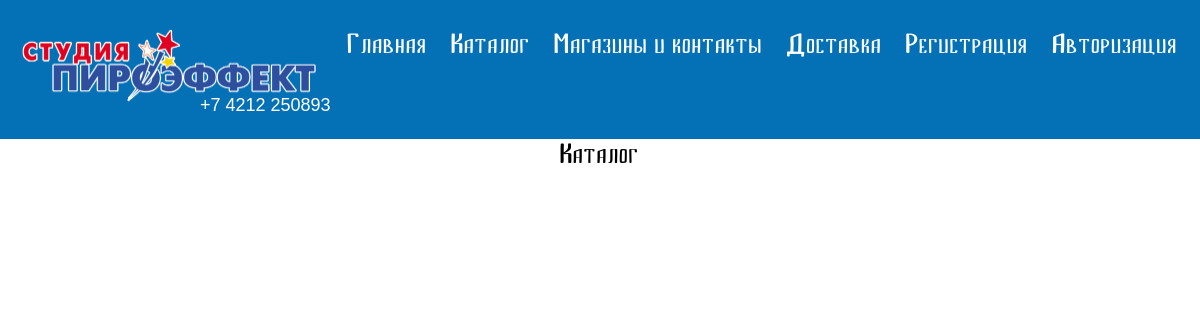
The app's page /catalog/, older data.
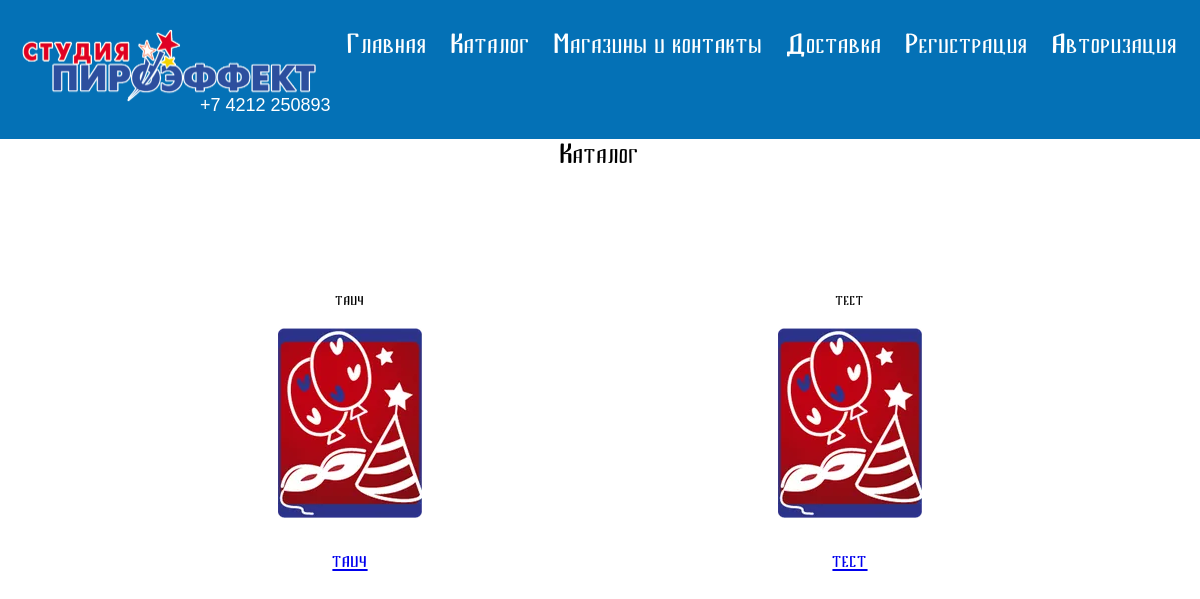
The same page, newer data.
### pirotehnika_app/models.py (models this page shows, shortened)
class CategoryProducts(models.Model):
    name = models.CharField(max_length=250, verbose_name='Название')
    slug = models.SlugField()
    description = models.TextField(
        verbose_name='Описание', null=True, blank=True)
    products = models.ManyToManyField(
        Products, verbose_name='Продукт', related_name='products')
    image = models.ImageField(
        upload_to='images/covers/', null=True, blank=True)
    def get_absolute_url(self):
        return reverse('product_detail', kwargs={'product_slug': self.slug})
    class Meta:
        verbose_name = 'Категория продукции'
        verbose_name_plural = 'Категории продукции'

### pirotehnika_app/views.py (the view)
# urls.py: path('catalog/', ProductsViewCatalog.as_view(), name='catalog'),
class ProductsViewCatalog(views.View):
    def get(self, request, **kwargs):
        products = CategoryProducts.objects.all()
        context = {
            'products': products,
        }
        return render(request, 'catalog.html', context)

### pirotehnika_app/templates/catalog.html
{% extends 'main.html' %}
{% block content %}
{%load static %}
<p class="katalog_t">Каталог</p>
 <main>
<div class="container44">
      {% for product in products %}
        <div class="item22">
            <p class="katalog__text">   {{ product.name }}</p>
         <img src="{{ product.image.url }}" alt="">
        <p class="katalog__text2"> <a  href="{{ product.get_absolute_url }}">
            {{ product.name }}
        </a ></p>
        </div>
        {% endfor %}
      </div>
</main>
{%endblock%}

Row changes from the older to the newer data that the page shows:
added CategoryProducts: name "таич", image (picture)
added CategoryProducts: name "тест", image (picture)
